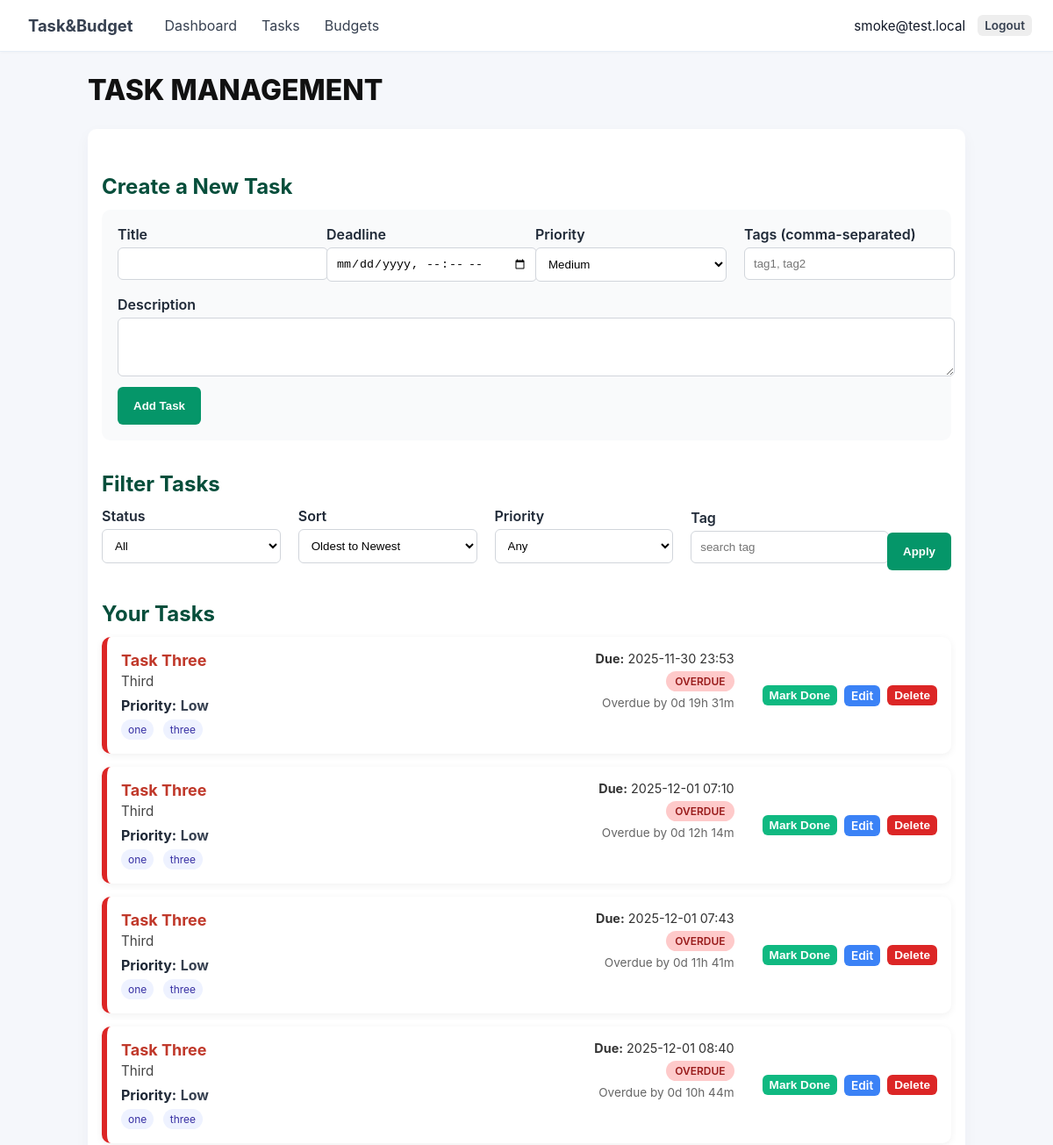
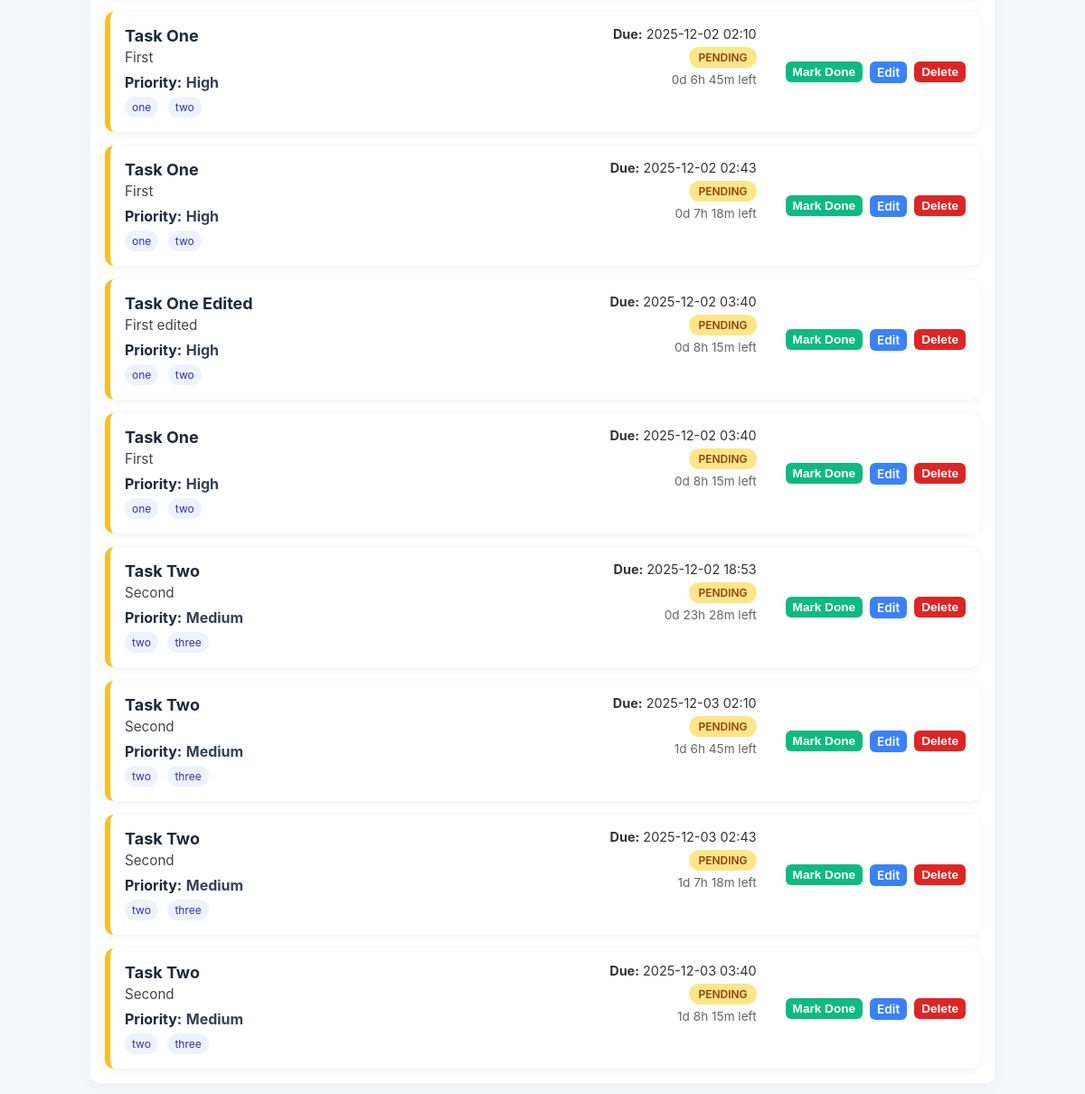
The page /tasks (signed in) on the database its author committed (2 pictures, top to bottom).
### models.py (models this page shows, shortened)
    class User(UserMixin, db.Model):
        id = db.Column(db.Integer, primary_key=True)
        email = db.Column(db.String(150), unique=True, nullable=False)
        password = db.Column(db.String(150), nullable=False)
        currency = db.Column(db.String(10), default='USD')
        tasks = db.relationship('Task', backref='user', lazy=True)
        budgets = db.relationship('Budget', backref='user', lazy=True)

    class Task(db.Model):
        id = db.Column(db.Integer, primary_key=True)
        title = db.Column(db.String(100), nullable=False)
        description = db.Column(db.Text, nullable=True)
        deadline = db.Column(db.DateTime, nullable=False)
        priority = db.Column(db.String(10), default='Medium')
        status = db.Column(db.String(20), default='pending')
        created_at = db.Column(db.DateTime, default=datetime.utcnow)
        user_id = db.Column(db.Integer, db.ForeignKey('user.id'), nullable=False)

    class Tag(db.Model):
        id = db.Column(db.Integer, primary_key=True)
        name = db.Column(db.String(100), unique=True, nullable=False)

### app.py (the view)
@app.route("/tasks")
@login_required
def tasks():
    form = TaskForm()
    flt = request.args.get("filter", "all")
    sort = request.args.get("sort", "")
    priority_flt = request.args.get("priority", "")
    tag_search = request.args.get("tag", "").strip()
    q = Task.query.filter_by(user_id=current_user.id)
    now = now_ist_naive()
    if flt == "pending":
        q = q.filter(Task.status == "pending")
    elif flt == "done":
        q = q.filter(Task.status == "done")
    elif flt == "overdue":
        q = q.filter(Task.deadline < now, Task.status != "done")
    if priority_flt:
        q = q.filter(Task.priority == priority_flt)
    if tag_search:
        tokens = [t.strip() for t in tag_search.split(',') if t.strip()]
        if tokens:
            lower_tokens = [t.lower() for t in tokens]
            q = q.join(Task.tags_rel).filter(func.lower(Tag.name).in_(lower_tokens))
            q = q.group_by(Task.id).having(func.count(func.distinct(Tag.id)) >= len(tokens))
    if sort == "new":
        q = q.order_by(Task.deadline.desc())
    else:
        q = q.order_by(Task.deadline.asc())
    tasks_list = q.all()
    for t in tasks_list:
        if not t.deadline:
            t.is_overdue = False
            t.time_left = ""
            continue
        if t.status == "done":
            t.is_overdue = False
            t.time_left = ""
        elif t.deadline < now:
            t.is_overdue = True
            delta = now - t.deadline
            sec = int(delta.total_seconds())
            t.time_left = f"Overdue by {sec//86400}d {(sec%86400)//3600}h {(sec%3600)//60}m"
        else:
            t.is_overdue = False
            delta = t.deadline - now
            sec = int(delta.total_seconds())
            t.time_left = f"{sec//86400}d {(sec%86400)//3600}h {(sec%3600)//60}m left"
        try:
            t._tags_list = [tag.name for tag in getattr(t, 'tags_rel', [])]
        except Exception:
            t._tags_list = []
    return render_template("task_management.html", form=form, tasks=tasks_list, priority_filter=priority_flt, tag_search=tag_search)

### forms.py
class TaskForm(FlaskForm):
    title = StringField('Title', validators=[DataRequired(), Length(max=100)])
    description = TextAreaField('Description')
    deadline = DateTimeLocalField(
        'Deadline',
        format='%Y-%m-%dT%H:%M',
        validators=[DataRequired()]
    )
    priority = SelectField('Priority', choices=[('Low','Low'), ('Medium','Medium'), ('High','High')], default='Medium')
    tags = StringField('Tags (comma-separated)', validators=[Length(max=200)])
    submit = SubmitField('Save Task')

### app.py (called while the page is built)
def now_ist_naive():
    return datetime.now(IST).replace(tzinfo=None)

@login_manager.user_loader
def load_user(user_id):
    try:
        return db.session.get(User, int(user_id))
    except Exception:
        return None

@app.context_processor
def global_vars():
    return dict(now_ist=now_ist_naive)

### templates/task_management.html (shortened to what this page needs)
{% extends "base.html" %}
{% block content %}
<h1 class="page-title">TASK MANAGEMENT</h1>
<div class="task-panel">
    <h2 class="section-title">Create a New Task</h2>
    <form method="POST" action="{{ url_for('create_task') }}" class="form-box">
        <div class="form-row">
            <div class="form-group">
                {{ form.title.label(class="label") }}
                {{ form.title(class="input", size=40) }}
            </div>
            <div class="form-group">
                {{ form.deadline.label(class="label") }}
                {{ form.deadline(class="input", required=True) }}
            </div>
            <div class="form-group">
                {{ form.priority.label(class="label") }}
                {{ form.priority(class="input") }}
            </div>
            <div class="form-group">
                {{ form.tags.label(class="label") }}
                {{ form.tags(class="input", placeholder="tag1, tag2", id='tags-input', list='tag-suggestions') }}
            </div>
        </div>
        <div class="form-group">
            {{ form.description.label(class="label") }}
            {{ form.description(class="input", rows=3) }}
        </div>
        <button class="btn primary large">Add Task</button>
    </form>
    <h2 class="section-title">Filter Tasks</h2>
    <form method="GET" class="filter-row">
        <div class="form-group">
            <label class="label">Status</label>
            <select name="filter" class="input">
                <option value="all" {% if request.args.get('filter','all')=='all' %}selected{% endif %}>All</option>
            </select>
        </div>
        <div class="form-group">
            <label class="label">Sort</label>
            <select name="sort" class="input">
                <option value="old" {% if request.args.get('sort','old')=='old' %}selected{% endif %}>Oldest to Newest</option>
            </select>
        </div>
        <div class="form-group">
            <label class="label">Priority</label>
            <select name="priority" class="input">
                <option value="" {% if not priority_filter %}selected{% endif %}>Any</option>
            </select>
        </div>
        <div class="form-group">
            <label class="label">Tag</label>
            <input name="tag" class="input" value="{{ tag_search }}" placeholder="search tag">
        </div>
        <button type="submit" class="btn primary large">Apply</button>
    </form>
    <h2 class="section-title">Your Tasks</h2>
    {% if tasks %}
        <div class="task-list">
            {% for t in tasks %}
                {% if t.status == 'done' %}
                    {% set border_class = "task-done" %}
                {% elif t.is_overdue %}
                    {% set border_class = "task-overdue" %}
                {% else %}
                    {% set border_class = "task-pending" %}
                {% endif %}
                <div class="task-card {{ border_class }}" data-task-id="{{ t.id }}">
                        <div class="task-info">
                            <div class="task-title">{{ t.title }}</div>
                            <div class="task-desc">{{ t.description or '' }}</div>
                            <div style="margin-top:8px">
                                <strong>Priority:</strong> <span class="priority">{{ t.priority or 'Medium' }}</span>
                            </div>
                                    {% if t._tags_list %}
                                    <div style="margin-top:6px">
                                        {% for tg in t._tags_list %}
                                            <span class="tag-pill">{{ tg }}</span>
                                        {% endfor %}
                                    </div>
                                    {% endif %}
                        </div>
                    <div class="task-meta">
                        <div><strong>Due:</strong> {{ t.deadline.strftime('%Y-%m-%d %H:%M') }}</div>
                        <div class="status-pill {% if t.is_overdue %}overdue{% else %}{{ t.status }}{% endif %}">
                            {% if t.is_overdue %}
                                Overdue
                            {% else %}
                                {{ t.status|capitalize }}
                            {% endif %}
                        </div>
                        {% if t.time_left %}
                            <div class="meta-small">{{ t.time_left }}</div>
                        {% endif %}
                    </div>
                    <div class="task-actions">
                        <form method="POST" action="{{ url_for('toggle_task', task_id=t.id) }}">
                            {% if t.status == 'done' %}
                                <button class="btn yellow small">Mark Pending</button>
                            {% else %}
                                <button class="btn green small">Mark Done</button>
                            {% endif %}
                        </form>
                        <a class="btn blue small" href="{{ url_for('edit_task', task_id=t.id, next=request.full_path) }}">Edit</a>
                                                <form method="POST"
                                                            action="{{ url_for('delete_task', task_id=t.id) }}"
                                                            onsubmit="return confirm('Are you sure you want to delete this task?');">
                                                        <button class="btn red small">Delete</button>
                                                </form>
                    </div>
                </div>
            {% endfor %}
        </div>
    {% else %}
        <p>No tasks yet.</p>
    {% endif %}
</div>
{% endblock %}

### templates/base.html (shortened to what this page needs)
<!DOCTYPE html>
<html lang="en">
<head>
    <link rel="stylesheet" href="{{ url_for('static', filename='styles.css') }}">
</head>
<body>
    <header>
        <nav class="topbar">
            <div class="nav-left">
    <a class="brand" href="{{ url_for('dashboard') }}">Task&amp;Budget</a>
    {% if current_user.is_authenticated %}
        <a href="{{ url_for('dashboard') }}">Dashboard</a>
        <a href="{{ url_for('tasks') }}">Tasks</a>
        <a href="{{ url_for('budgets') }}">Budgets</a>
    {% endif %}
</div>
            <div class="nav-right">
                {% if current_user.is_authenticated %}
                    <span class="user-email">{{ current_user.email }}</span>
                    <a class="btn small" href="{{ url_for('logout') }}">Logout</a>
                {% else %}
                    <a class="btn" href="{{ url_for('login') }}">Login</a>
                    <a class="btn" href="{{ url_for('register') }}">Register</a>
                {% endif %}
            </div>
        </nav>
    </header>
    <main class="container">
        {% block content %}{% endblock %}
    </main>
</body>
</html>

### static/styles.css (style rules this page uses)
body { font-family: Arial, sans-serif; margin: 20px; }
body { font-family: Inter, Arial, sans-serif; margin: 0; background: #f5f7fb; color: #1f2937; }
.container { max-width: 1000px; margin: 24px auto; padding: 0 16px; }
.topbar { display:flex; justify-content:space-between; align-items:center; padding:12px 24px; background:#ffffff; border-bottom:1px solid #e6eef6; box-shadow:0 1px 4px rgba(16,24,40,0.03); }
.topbar .nav-left { display:flex; gap:12px; align-items:center; }
.brand { font-weight:700; color:#0b69ff; text-decoration:none; font-size:1.15rem; margin-right:8px; }
.topbar a { color:#374151; text-decoration:none; padding:6px 8px; border-radius:6px; }
.topbar .nav-right { display:flex; gap:8px; align-items:center; }
.user-email { font-size:0.95rem; color:#111827; margin-right:6px; }
.btn { padding:8px 12px; border-radius:6px; background:#eef2ff; border:1px solid #e0e7ff; color:#0b69ff; cursor:pointer; text-decoration:none; }
.btn.small { padding:6px 8px; font-size:0.85rem; }
.task-panel { background: #ffffff; padding: 16px; border-radius: 10px; margin-bottom: 20px; box-shadow: 0 6px 18px rgba(11,27,80,0.04); }
.task-list { list-style:none; padding:0; margin:0; display:flex; flex-direction:column; gap:10px; }
.task-title { font-weight:600; margin-bottom:4px; }
.task-desc { color:#444; font-size:0.95em; }
.task-meta { text-align:right; font-size:0.9em; color:#333; margin-right:12px; }
.task-actions { display:flex; gap:6px; align-items:center; }
.task-overdue { border-left:4px solid #c0392b; }
.task-overdue .task-title { color:#c0392b; }
.task-pending { border-left:4px solid #f39c12; }
.btn { padding:6px 10px; border-radius:4px; background:#eee; border:none; cursor:pointer; }
.btn.small { padding:4px 8px; font-size:0.85em; }
form div { margin-bottom:8px; }
input, textarea, select { padding:10px; border:1px solid #e6eef6; border-radius:8px; background:#fff; }
form label { font-weight:600; display:block; margin-bottom:6px; }

### templates/task_management.html (style rules this page uses)
.page-title { font-size: 32px; font-weight: 800; margin-bottom: 25px; color: #111; }
.section-title { font-size: 24px; margin-top: 35px; margin-bottom: 12px; font-weight: 700; color: #064e3b; }
.form-box { background: #f9fafb; padding: 18px; border-radius: 10px; margin-bottom: 30px; }
.form-row { display: flex; gap: 20px; flex-wrap: wrap; }
.form-group { flex: 1; min-width: 200px; }
.label { font-weight: 600; margin-bottom: 5px; }
.input { width: 100%; padding: 10px; border: 1px solid #d1d5db; border-radius: 6px; }
.btn { padding: 10px 18px; border-radius: 6px; cursor: pointer; border: none; font-weight: 600; }
.primary { background: #059669; color: white; }
.green { background: #10b981; color: white; }
.blue { background: #3b82f6; color: white; }
.red { background: #dc2626; color: white; }
.small { padding: 6px 10px; }
.large { height: 43px; }
.filter-row { display: flex; gap: 20px; flex-wrap: wrap; align-items: flex-end; margin-bottom: 20px; }
.task-list { display: flex; flex-direction: column; gap: 15px; }
.task-card { background: white; padding: 16px; border-radius: 10px; display: flex; gap: 20px; border-left: 6px solid transparent; box-shadow: 0 2px 8px rgba(0,0,0,0.06); flex-wrap: wrap; }
.task-pending { border-color: #fbbf24; }
.task-overdue { border-color: #dc2626; }
.task-info { flex: 2; }
.task-title { font-size: 18px; font-weight: 700; }
.task-desc { margin-top: 4px; color: #444; }
.task-meta { flex: 1; min-width: 160px; }
.meta-small { margin-top: 5px; font-size: 0.85rem; color: #666; }
.task-actions { display: flex; gap: 8px; align-items: center; }
.status-pill { display: inline-block; padding: 4px 10px; border-radius: 20px; font-size: 12px; font-weight: 600; text-transform: uppercase; margin-top: 6px; }
.status-pill.pending { background: #fde68a; color: #92400e; }
.status-pill.overdue { background: #fecaca; color: #991b1b; }
.tag-pill { display:inline-block; background:#eef2ff; color:#3730a3; padding:4px 8px; border-radius:999px; font-size:12px; margin-right:6px; }
.priority { font-weight:700; color:#374151 }

### rows shown on the page
User: email "smoke@test.local"
Task: title "Task Three", description "Third", priority "Low", deadline "2025-11-30 23:53", shows "OVERDUE", time_left "Overdue by 0d 19h 31m", status "Mark Done"
Tag: name "one"
Tag: name "three"
Task: title "Task Three", description "Third", priority "Low", deadline "2025-12-01 07:10", shows "OVERDUE", time_left "Overdue by 0d 12h 14m", status "Mark Done"
Task: title "Task Three", description "Third", priority "Low", deadline "2025-12-01 07:43", shows "OVERDUE", time_left "Overdue by 0d 11h 41m", status "Mark Done"
Task: title "Task Three", description "Third", priority "Low", deadline "2025-12-01 08:40", shows "OVERDUE", time_left "Overdue by 0d 10h 44m", status "Mark Done"
Task: title "Task One", description "First", priority "High", deadline "2025-12-02 02:10", status "PENDING", time_left "0d 6h 45m left", shows "Mark Done"
Tag: name "two"
Task: title "Task One", description "First", priority "High", deadline "2025-12-02 02:43", status "PENDING", time_left "0d 7h 18m left", shows "Mark Done"
Task: title "Task One Edited", description "First edited", priority "High", deadline "2025-12-02 03:40", status "PENDING", time_left "0d 8h 15m left", shows "Mark Done"
Task: title "Task One", description "First", priority "High", deadline "2025-12-02 03:40", status "PENDING", time_left "0d 8h 15m left", shows "Mark Done"
Task: title "Task Two", description "Second", priority "Medium", deadline "2025-12-02 18:53", status "PENDING", time_left "0d 23h 28m left", shows "Mark Done"
Task: title "Task Two", description "Second", priority "Medium", deadline "2025-12-03 02:10", status "PENDING", time_left "1d 6h 45m left", shows "Mark Done"
Task: title "Task Two", description "Second", priority "Medium", deadline "2025-12-03 02:43", status "PENDING", time_left "1d 7h 18m left", shows "Mark Done"
Task: title "Task Two", description "Second", priority "Medium", deadline "2025-12-03 03:40", status "PENDING", time_left "1d 8h 15m left", shows "Mark Done"
